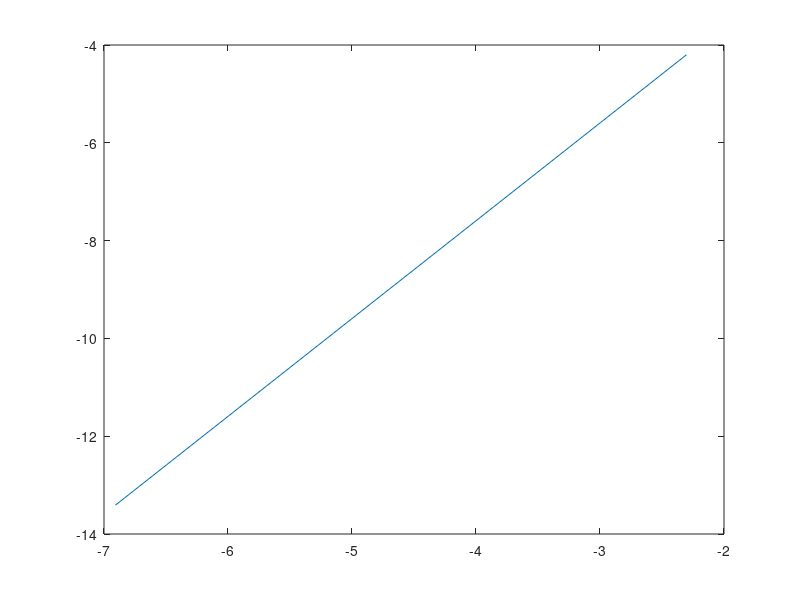

This chart was generated by the following MATLAB code:

function [f0,g0,h0]= CH1
%Q1
    function f
        f(x) = sin(x-1);
    end
    function g
        g(x)=(x-1).^(2/3);
    end
    function H 
        if x<=0
            H(x) = x.^3;
        else
            H(x) = -x.^3;
        end
    end
    x = -10:1:10;
    %x
    arrf = zeros(1,length(x));
    arrh = zeros(1,length(x));
    for i=1:length(x)
        arrf(i) = sin(x(i)-1);
        if x(i)<=0
            arrh(i) = 2*x(i).^3;
        else
            arrh(i) = -x(i).^3;
        end
    end
    %plot(x,arrf)
    %plot(x,(x-1).^(2/3))
    %plot(x,arrh)
    %df = diff();
    %dg = diff(g);
    %dH = diff(H);
    %f0 = subs(df,x,0);
    %g0 = subs(dg,x,0);
    %h0 = subs(dH,x,0);
    
%Q2
    h = [0.1,0.05,0.01,0.005,0.001];
    f0=sin(-1);
    arr_err=[0,0,0,0,0];
    for i=1:length(h)
        %fhr = sin(h(i)-1); %f(x_0+h)
        %fhl = sin(-h(i)-1);%f(x_0-h)
        %fh = -h(i).^3;
        fhr = -h(i).^3;
        fhl = 2*h(i).^3;
        %df_apx = (fh-0)/h(i);
        df_apx = (fhr-fhl)/(2*h(i));
        arr_err(i) = abs(-df_apx);
    end
    arr_err
    plot(log(h),log(arr_err))
    %dg_apx = (g(h)-g(0))/h
    %dH_appr = (H(h)-H(0))/h
    
       
    
end
